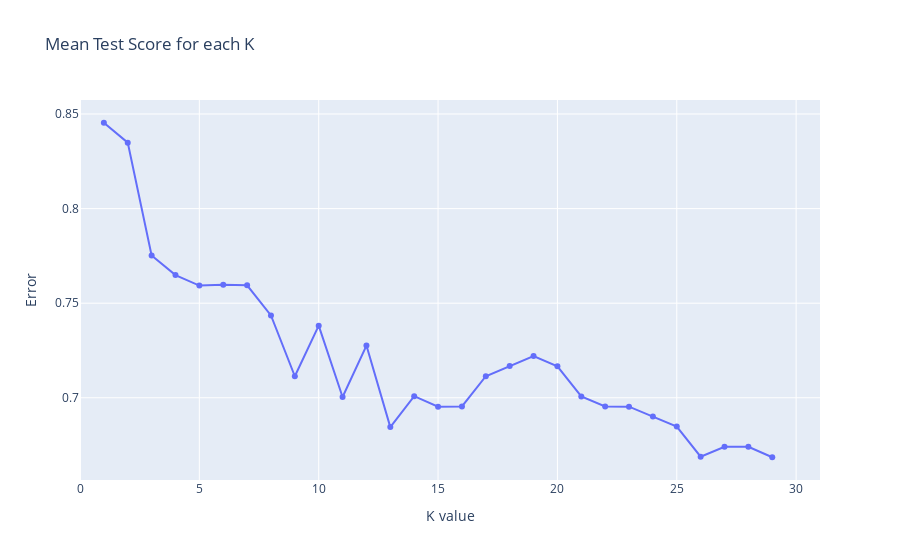

Source (notebook cell):
### Markdown cell above
**(HARD) TASK: Using the .cv_results_ dictionary, see if you can create a plot of the mean test scores per K value.**

### Code cell
import plotly.express as px
fig = px.line(x=k_vals, y=grid.cv_results_['mean_test_score'], 
              title='Mean Test Score for each K',
              range_x=[0,31],
              markers=True,
              labels={"y": 'Error',"x": "K value"}
            )
fig.show()

### Figure 1 — Plotly figure (JSON) as saved in the notebook; plotly's stock layout.template omitted (floating-point values rounded to 4 significant figures)
{"data": [{"hovertemplate": "K value=%{x}<br>Error=%{y}<extra></extra>", "legendgroup": "", "line": {"color": "#636efa", "dash": "solid"}, "marker": {"symbol": "circle"}, "mode": "lines+markers", "name": "", "orientation": "v", "showlegend": false, "type": "scatter", "x": [1, 2, 3, 4, 5, 6, 7, 8, 9, 10, 11, 12, 13, 14, 15, 16, 17, 18, 19, 20, 21, 22, 23, 24, 25, 26, 27, 28, 29], "xaxis": "x", "y": [0.8454, 0.8349, 0.7752, 0.7649, 0.7593, 0.7597, 0.7595, 0.7435, 0.7114, 0.7381, 0.7004, 0.7276, 0.6845, 0.7009, 0.6953, 0.6954, 0.7114, 0.7168, 0.722, 0.7166, 0.7007, 0.6954, 0.6953, 0.69, 0.6848, 0.6688, 0.6741, 0.6741, 0.6686], "yaxis": "y"}], "layout": {"legend": {"tracegroupgap": 0}, "title": {"text": "Mean Test Score for each K"}, "xaxis": {"anchor": "y", "domain": [0, 1], "range": [0, 31], "title": {"text": "K value"}}, "yaxis": {"anchor": "x", "domain": [0, 1], "title": {"text": "Error"}}}}
